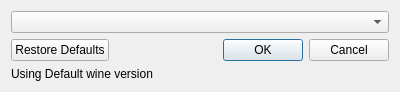
<?xml version="1.0" encoding="UTF-8"?>
<ui version="4.0">
 <class>WineVersionsDialog</class>
 <widget class="QDialog" name="WineVersionsDialog">
  <property name="geometry">
   <rect>
    <x>0</x>
    <y>0</y>
    <width>400</width>
    <height>81</height>
   </rect>
  </property>
  <property name="windowTitle">
   <string>Select Wine version</string>
  </property>
  <property name="modal">
   <bool>true</bool>
  </property>
  <layout class="QVBoxLayout" name="verticalLayout">
   <item>
    <widget class="QComboBox" name="wineBox"/>
   </item>
   <item>
    <widget class="QDialogButtonBox" name="buttonBox">
     <property name="orientation">
      <enum>Qt::Horizontal</enum>
     </property>
     <property name="standardButtons">
      <set>QDialogButtonBox::Cancel|QDialogButtonBox::Ok|QDialogButtonBox::RestoreDefaults</set>
     </property>
    </widget>
   </item>
   <item>
    <widget class="QLabel" name="lblVersion">
     <property name="text">
      <string>Using Default wine version</string>
     </property>
    </widget>
   </item>
  </layout>
 </widget>
 <resources/>
 <connections>
  <connection>
   <sender>buttonBox</sender>
   <signal>accepted()</signal>
   <receiver>WineVersionsDialog</receiver>
   <slot>accept()</slot>
   <hints>
    <hint type="sourcelabel">
     <x>248</x>
     <y>254</y>
    </hint>
    <hint type="destinationlabel">
     <x>157</x>
     <y>274</y>
    </hint>
   </hints>
  </connection>
  <connection>
   <sender>buttonBox</sender>
   <signal>rejected()</signal>
   <receiver>WineVersionsDialog</receiver>
   <slot>reject()</slot>
   <hints>
    <hint type="sourcelabel">
     <x>316</x>
     <y>260</y>
    </hint>
    <hint type="destinationlabel">
     <x>286</x>
     <y>274</y>
    </hint>
   </hints>
  </connection>
 </connections>
</ui>
